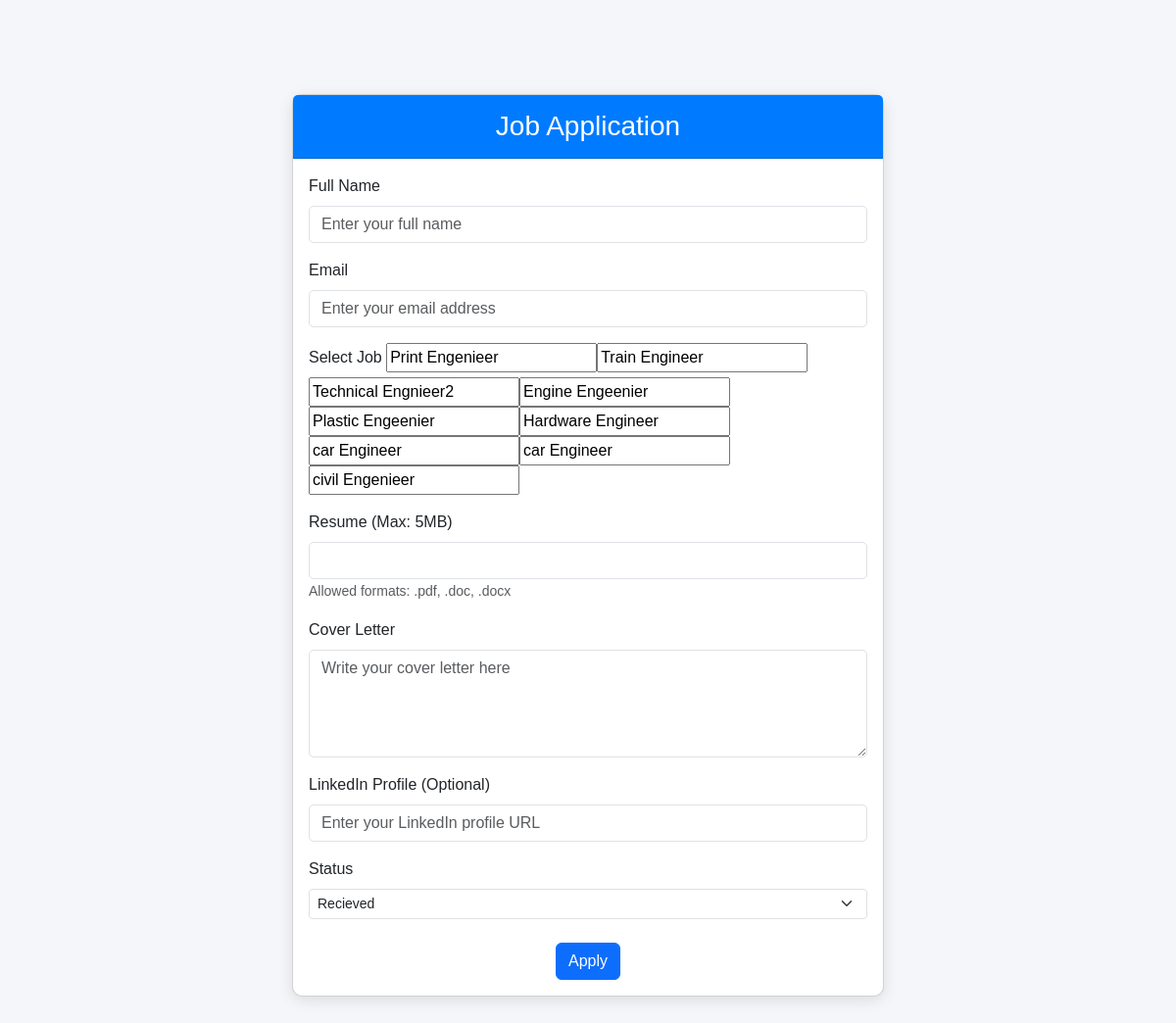
/Company/statusedit.php, run on the app's committed database.
### tables this page shows
CREATE TABLE `job_listings` (
  `id` int(22) NOT NULL,
  `job_title` varchar(100) NOT NULL,
  `company_name` varchar(100) NOT NULL,
  `email` varchar(255) NOT NULL,
  `job_description` text NOT NULL,
  `job_type` enum('Full Time','Part Time','Contract') NOT NULL,
  `location` varchar(100) NOT NULL,
  `salary_range` int(22) NOT NULL,
  `application_deadline` date NOT NULL,
  `company_logo` varchar(100) NOT NULL
);

### Company/statusedit.php (the view, shortened to what this page needs)
<?php
include 'sendmail.php';
$Id = intval($_GET['id']);
$sql = "SELECT * FROM applications WHERE id=$Id";
$result = mysqli_query($conn, $sql);
$rows = mysqli_fetch_assoc($result);
?>
<!doctype html>
<html lang="en">
    <head>
        <link
            href="https://cdn.jsdelivr.net/npm/bootstrap@5.3.2/dist/css/bootstrap.min.css"
            rel="stylesheet"
        />
    </head>
    <body>
        <main>
            <div class="container my-5 p-5" style="max-width: 700px;">
                <div class="card">
                    <div class="card-header">
                        <h3 class="card-title mb-0">Job Application</h3>
                    </div>
                    <div class="card-body">
                        <form action="statusedit.php?id=<?php echo"{$rows['id']}"; ?>" method="POST" enctype="multipart/form-data" id="job-application-form">
                            <div class="form-group mb-3">
                                <label for="full_name" class="form-label">Full Name</label>
                                <input type="text" class="form-control" id="full_name" name="full_name" required placeholder="Enter your full name" value="<?php echo"{$rows['full_name']}"?>" readonly>
                            </div>
                            <div class="form-group mb-3">
                                <label for="email" class="form-label">Email</label>
                                <input type="email" class="form-control" id="email" name="email" required placeholder="Enter your email address" value="<?php echo"{$rows['email']}"?>" readonly>
                            </div>
                            <div class="form-group mb-3">
                                <label for="job_id" class="form-label">Select Job</label>
                                <?php
                                    $conn = new mysqli('localhost', 'root', '', 'jobportal');
                                    $result = $conn->query("SELECT id, job_title FROM job_listings");
                                    while ($row = $result->fetch_assoc()) {
                                        echo "<input type='text' value='" . $row['job_title'] . " '></input>";
                                    }
                                ?>
                            </div>
                            <div class="form-group mb-3">
                                <label for="resume" class="form-label">Resume (Max: 5MB)</label>
                                <input type="text" class="form-control" id="resume" name="resume" accept=".pdf,.doc,.docx" value="<?php echo"{$rows['resume']}"?>" readonly>
                                <small class="form-text text-muted">Allowed formats: .pdf, .doc, .docx</small>
                            </div>
                            <div class="form-group mb-3">
                                <label for="cover_letter" class="form-label">Cover Letter</label>
                                <textarea class="form-control" id="cover_letter" name="cover_letter" rows="4" placeholder="Write your cover letter here"></textarea>
                            </div>
                            <div class="form-group mb-3">
                                <label for="linkedin_profile" class="form-label">LinkedIn Profile (Optional)</label>
                                <input type="text" class="form-control" id="linkedin_profile" name="linkedin_profile" placeholder="Enter your LinkedIn profile URL" value="<?php echo"{$rows['linkedin_profile']}"?>" readonly>
                            </div>
                            <div class="mb-4">
                            <label for="" class="form-label">Status</label>
                            <select
                                class="form-select form-select-sm"
                                name="status"
                                id="">
                                <option value="Recieved" <?php echo $rows['status'] == 'Recieved' ? 'selected' : ''; ?>>Recieved</option>
                            </select>
                        </div>
                            <div class="text-center">
                                <button type="submit" class="btn btn-primary">Apply</button>
                            </div>
                        </form>
                    </div>
                </div>
            </div>
        </main>
    </body>
</html>

### Company/statusedit.php (style rules this page uses)
body { background-color: #f4f6f9; font-family: Arial, sans-serif; }
.card { background: white; border-radius: 10px; box-shadow: 0px 4px 15px rgba(0, 0, 0, 0.1); }
.card-header { background: #007bff; color: white; border-top-left-radius: 10px; border-top-right-radius: 10px; text-align: center; padding: 15px; }
.form-control { border-radius: 5px; }
button { border-radius: 5px; background-color: #007bff; color: white; padding: 10px 20px; border: none; }

### data on the page
job_listings: job_title "Print Engenieer"
job_listings: job_title "Train Engineer"
job_listings: job_title "Technical Engnieer2"
job_listings: job_title "Engine Engeenier"
job_listings: job_title "Plastic Engeenier"
job_listings: job_title "Hardware Engineer"
job_listings: job_title "car Engineer"
job_listings: job_title "car Engineer"
job_listings: job_title "civil Engenieer"
